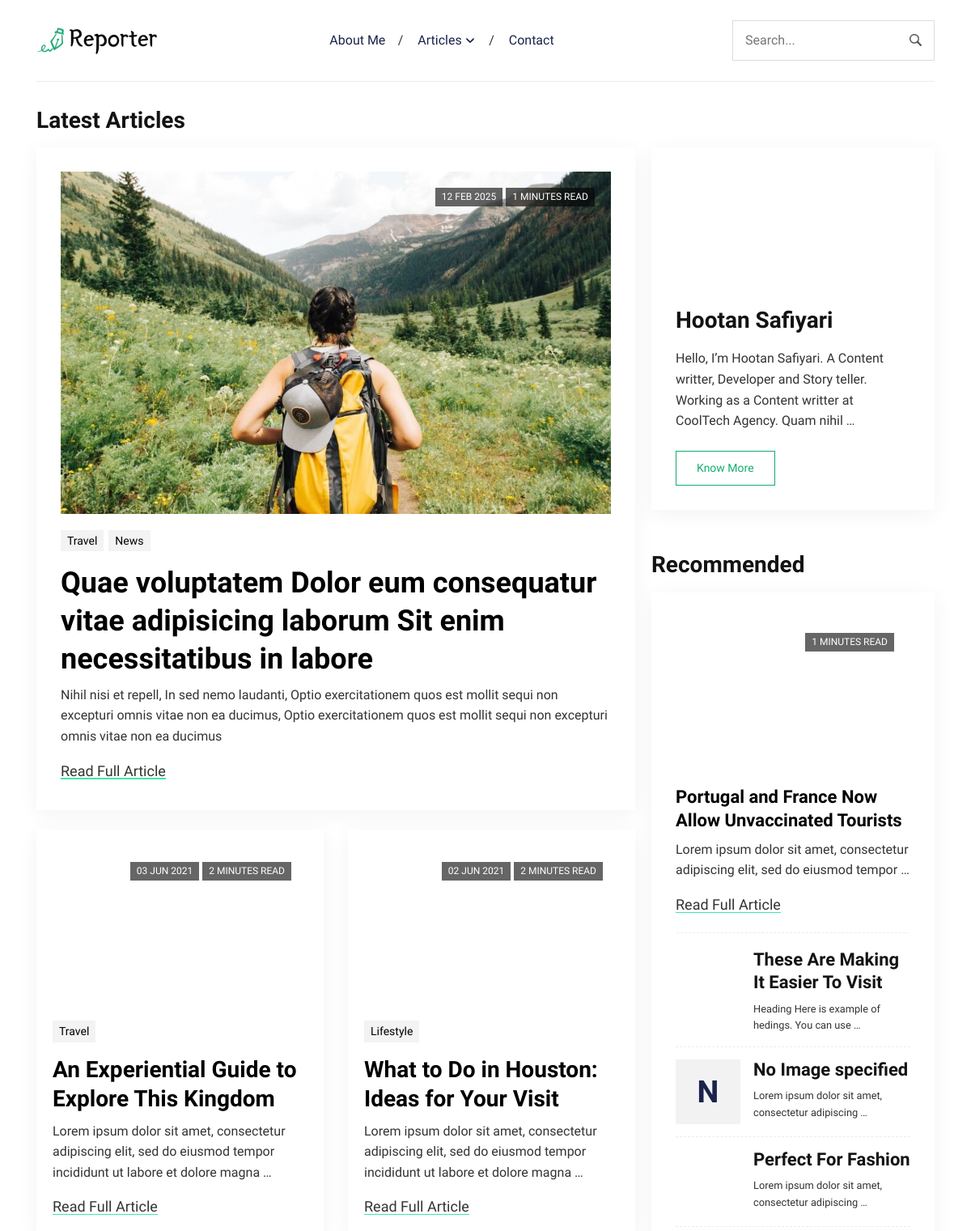
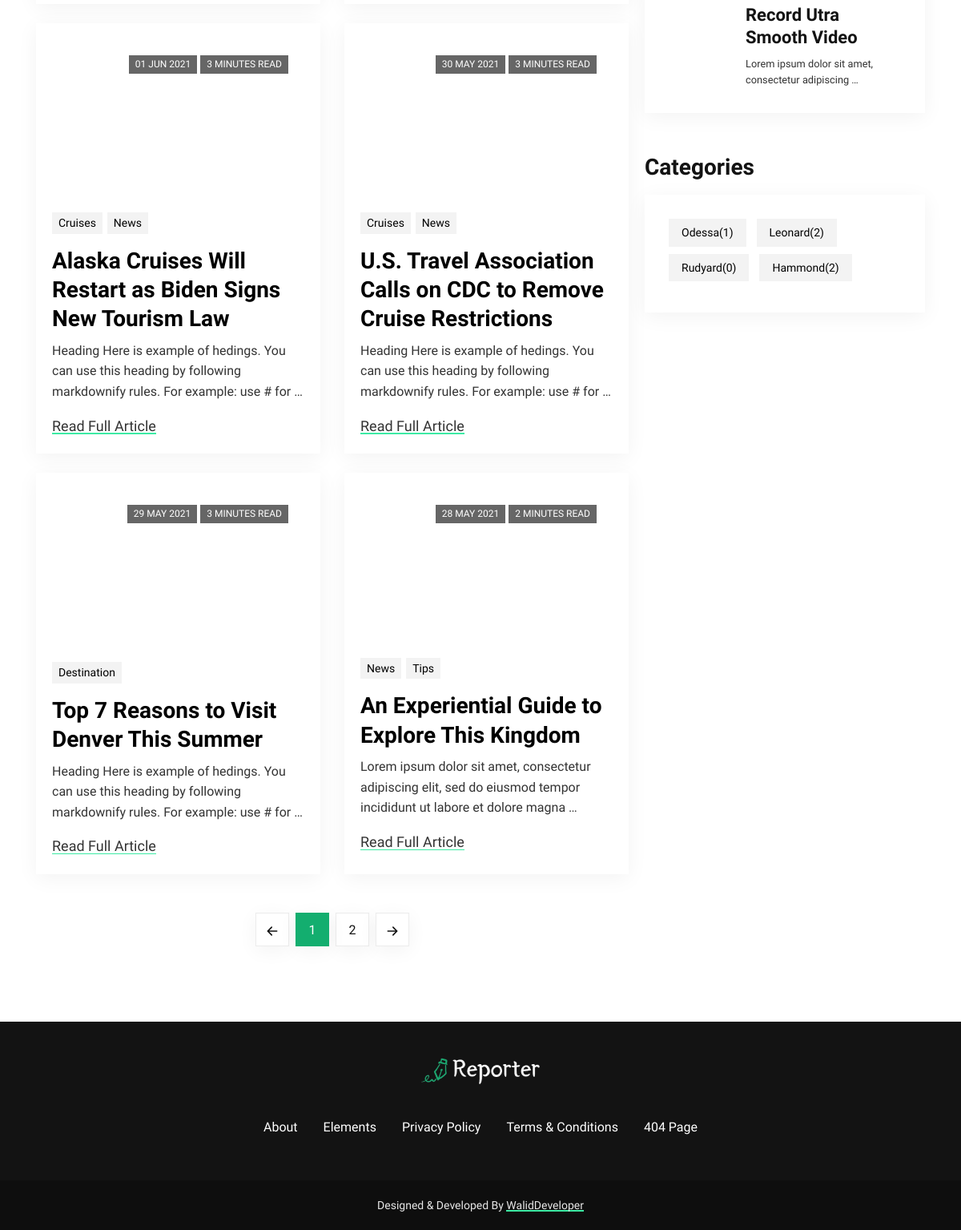
The page / on the database its author committed (2 pictures, top to bottom).
### Blog/models.py (models this page shows, shortened)
class Post(models.Model):
    title = models.CharField(max_length=100)
    content = models.TextField()
    image = models.ImageField(upload_to='post_images/')
    category = models.ForeignKey(Category, on_delete=models.CASCADE, blank=True, null=True)
    tags = models.ManyToManyField(Tag, blank=True)
    created_at = models.DateTimeField(auto_now_add=True)
    update_at = models.DateTimeField(auto_now=True)
    author = models.ForeignKey(Author, on_delete=models.CASCADE)
    def read_time(self):
        word_count = len(self.content.split())
        read_time_minutes = word_count // 200  # Integer division to get whole minutes
        if read_time_minutes == 0:
            read_time_minutes = 1  # Minimum read time of 1 minute
        return read_time_minutes

class Category(models.Model):
    name = models.CharField(max_length=50)
    slug = models.SlugField(unique=True, null=True, blank=True)

### Blog/views.py (the view)
# urls.py: path('', views.index, name='index'),
def index(request):
    categories = Category.objects.annotate(post_count=Count('post'))
    latest_post = Post.objects.filter(created_at__lte=timezone.now()).order_by('-created_at')[:1]
    context = {
        'categories': categories,
        'latest_post': latest_post,
    }
    return render(request, 'blog/index.html', context)

### templates/Blog/index.html (shortened to what this page needs)
{% extends "base.html" %}
{% load static %}
{% block content %}
<main>
  <section class="section">
    <div class="container">
      <div class="row no-gutters-lg">
        <div class="col-12">
          <h2 class="section-title">Latest Articles</h2>
        </div>
        <div class="col-lg-8 mb-5 mb-lg-0">
          <div class="row">
            <div class="col-12 mb-4">
              {% for post in latest_post %}
              <article class="card article-card">
                <a href="article.html">
                  <div class="card-image">
                    <div class="post-info">
                      <span class="text-uppercase">{{ post.created_at|date:"d M Y" }}</span>
                      <span class="text-uppercase">{{ post.read_time }} minutes read</span>
                    </div>
                    <img loading="lazy" decoding="async" src="{{ post.image.url }}" alt="{{ post.title }}" class="w-100">
                  </div>
                </a>
                <div class="card-body px-0 pb-1">
                  <ul class="post-meta mb-2">
                    <li>
                      <a href="#!">travel</a>
                      <a href="#!">news</a>
                    </li>
                  </ul>
                  <h2 class="h1">
                    <a class="post-title" href="article.html">{{ post.title }}</a>
                  </h2>
                  <p class="card-text">{{ post.content }}</p>
                  <div class="content">
                    <a class="read-more-btn" href="article.html">Read Full Article</a>
                  </div>
                </div>
              </article>
              {% endfor %}
            </div>
            <div class="col-md-6 mb-4">
              <article class="card article-card article-card-sm h-100">
                <a href="article.html">
                  <div class="card-image">
                    <div class="post-info"> <span class="text-uppercase">03 Jun 2021</span>
                      <span class="text-uppercase">2 minutes read</span>
                    </div>
                    <img loading="lazy" decoding="async" src="{% static 'images/post/post-2.jpg' %}" alt="Post Thumbnail" class="w-100">
                  </div>
                </a>
                <div class="card-body px-0 pb-0">
                  <ul class="post-meta mb-2">
                    <li> <a href="#!">travel</a>
                    </li>
                  </ul>
                  <h2><a class="post-title" href="article.html">An
                      Experiential Guide to Explore This Kingdom</a></h2>
                  <p class="card-text">Lorem ipsum dolor sit amet, consectetur adipiscing elit, sed do eiusmod tempor incididunt ut labore et dolore magna …</p>
                  <div class="content"> <a class="read-more-btn" href="article.html">Read Full Article</a>
                  </div>
                </div>
              </article>
            </div>
            <div class="col-md-6 mb-4">
              <article class="card article-card article-card-sm h-100">
                <a href="article.html">
                  <div class="card-image">
                    <div class="post-info"> <span class="text-uppercase">02 Jun 2021</span>
                      <span class="text-uppercase">2 minutes read</span>
                    </div>
                    <img loading="lazy" decoding="async" src="{% static 'images/post/ls-2.jpg' %}" alt="Post Thumbnail" class="w-100">
                  </div>
                </a>
                <div class="card-body px-0 pb-0">
                  <ul class="post-meta mb-2">
                    <li> <a href="#!">lifestyle</a>
                    </li>
                  </ul>
                  <h2><a class="post-title" href="article.html">What
                      to Do in Houston: Ideas for Your Visit</a></h2>
                  <p class="card-text">Lorem ipsum dolor sit amet, consectetur adipiscing elit, sed do eiusmod tempor incididunt ut labore et dolore magna …</p>
                  <div class="content"> <a class="read-more-btn" href="article.html">Read Full Article</a>
                  </div>
                </div>
              </article>
            </div>
            <div class="col-md-6 mb-4">
              <article class="card article-card article-card-sm h-100">
                <a href="article.html">
                  <div class="card-image">
                    <div class="post-info"> <span class="text-uppercase">01 Jun 2021</span>
                      <span class="text-uppercase">3 minutes read</span>
                    </div>
                    <img loading="lazy" decoding="async" src="{% static 'images/post/cr-1.jpg' %}" alt="Post Thumbnail" class="w-100">
                  </div>
                </a>
                <div class="card-body px-0 pb-0">
                  <ul class="post-meta mb-2">
                    <li> <a href="#!">cruises</a>
                      <a href="#!">news</a>
                    </li>
                  </ul>
                  <h2><a class="post-title" href="article.html">Alaska
                      Cruises Will Restart as Biden Signs New Tourism Law</a></h2>
                  <p class="card-text">Heading Here is example of hedings. You can use this heading by following markdownify rules. For example: use # for …</p>
                  <div class="content"> <a class="read-more-btn" href="article.html">Read Full Article</a>
                  </div>
                </div>
              </article>
            </div>
            <div class="col-md-6 mb-4">
              <article class="card article-card article-card-sm h-100">
                <a href="article.html">
                  <div class="card-image">
                    <div class="post-info"> <span class="text-uppercase">30 May 2021</span>
                      <span class="text-uppercase">3 minutes read</span>
                    </div>
                    <img loading="lazy" decoding="async" src="{% static 'images/post/cr-2.jpg' %}" alt="Post Thumbnail" class="w-100">
                  </div>
                </a>
                <div class="card-body px-0 pb-0">
                  <ul class="post-meta mb-2">
                    <li> <a href="#!">cruises</a>
                      <a href="#!">news</a>
                    </li>
                  </ul>
                  <h2><a class="post-title" href="article.html">U.S.
                      Travel Association Calls on CDC to Remove Cruise Restrictions</a></h2>
                  <p class="card-text">Heading Here is example of hedings. You can use this heading by following markdownify rules. For example: use # for …</p>
                  <div class="content"> <a class="read-more-btn" href="article.html">Read Full Article</a>
                  </div>
                </div>
              </article>
            </div>
            <div class="col-md-6 mb-4">
              <article class="card article-card article-card-sm h-100">
                <a href="article.html">
                  <div class="card-image">
                    <div class="post-info"> <span class="text-uppercase">29 May 2021</span>
                      <span class="text-uppercase">3 minutes read</span>
                    </div>
                    <img loading="lazy" decoding="async" src="{% static 'images/post/post-4.jpg' %}" alt="Post Thumbnail" class="w-100">
                  </div>
                </a>
                <div class="card-body px-0 pb-0">
                  <ul class="post-meta mb-2">
                    <li> <a href="#!">destination</a>
                    </li>
                  </ul>
                  <h2><a class="post-title" href="article.html">Top 7 Reasons to
                      Visit Denver This Summer</a></h2>
                  <p class="card-text">Heading Here is example of hedings. You can use this heading by following markdownify rules. For example: use # for …</p>
                  <div class="content"> <a class="read-more-btn" href="article.html">Read Full Article</a>
                  </div>
                </div>
              </article>
            </div>
            <div class="col-md-6 mb-4">
              <article class="card article-card article-card-sm h-100">
                <a href="article.html">
                  <div class="card-image">
                    <div class="post-info"> <span class="text-uppercase">28 May 2021</span>
                      <span class="text-uppercase">2 minutes read</span>
                    </div>
                    <img loading="lazy" decoding="async" src="{% static 'images/post/post-8.jpg' %}" alt="Post Thumbnail" class="w-100">
                  </div>
                </a>
                <div class="card-body px-0 pb-0">
                  <ul class="post-meta mb-2">
                    <li> <a href="#!">news</a>
                      <a href="#!">tips</a>
                    </li>
                  </ul>
                  <h2><a class="post-title" href="article.html">An Experiential
                      Guide to Explore This Kingdom</a></h2>
                  <p class="card-text">Lorem ipsum dolor sit amet, consectetur adipiscing elit, sed do eiusmod tempor incididunt ut labore et dolore magna …</p>
                  <div class="content"> <a class="read-more-btn" href="article.html">Read Full Article</a>
                  </div>
                </div>
              </article>
            </div>
            <div class="col-12">
              <div class="row">
                <div class="col-12">
                  <nav class="mt-4">
                    <nav class="mb-md-50">
                      <ul class="pagination justify-content-center">
                        <li class="page-item">
                          <a class="page-link" href="#!" aria-label="Pagination Arrow">
                            <svg xmlns="http://www.w3.org/2000/svg" width="26" height="26" fill="currentColor" viewBox="0 0 16 16">
                              <path fill-rule="evenodd" d="M12 8a.5.5 0 0 1-.5.5H5.707l2.147 2.146a.5.5 0 0 1-.708.708l-3-3a.5.5 0 0 1 0-.708l3-3a.5.5 0 1 1 .708.708L5.707 7.5H11.5a.5.5 0 0 1 .5.5z"/>
                            </svg>
                          </a>
                        </li>
                        <li class="page-item active "> <a href="index.html" class="page-link">
                            1
                          </a>
                        </li>
                        <li class="page-item"> <a href="#!" class="page-link">
                            2
                          </a>
                        </li>
                        <li class="page-item">
                          <a class="page-link" href="#!" aria-label="Pagination Arrow">
                            <svg xmlns="http://www.w3.org/2000/svg" width="26" height="26" fill="currentColor" viewBox="0 0 16 16">
                              <path fill-rule="evenodd" d="M4 8a.5.5 0 0 1 .5-.5h5.793L8.146 5.354a.5.5 0 1 1 .708-.708l3 3a.5.5 0 0 1 0 .708l-3 3a.5.5 0 0 1-.708-.708L10.293 8.5H4.5A.5.5 0 0 1 4 8z" />
                            </svg>
                          </a>
                        </li>
                      </ul>
                    </nav>
                  </nav>
                </div>
              </div>
            </div>
          </div>
        </div>
        <div class="col-lg-4">
  <div class="widget-blocks">
    <div class="row">
      <div class="col-lg-12">
        <div class="widget">
          <div class="widget-body">
            <img loading="lazy" decoding="async" src="{% static 'images/author.jpg' %}" alt="About Me" class="w-100 author-thumb-sm d-block">
            <h2 class="widget-title my-3">Hootan Safiyari</h2>
            <p class="mb-3 pb-2">Hello, I’m Hootan Safiyari. A Content writter, Developer and Story teller. Working as a Content writter at CoolTech Agency. Quam nihil …</p> <a href="about.html" class="btn btn-sm btn-outline-primary">Know
              More</a>
          </div>
        </div>
      </div>
      <div class="col-lg-12 col-md-6">
        <div class="widget">
          <h2 class="section-title mb-3">Recommended</h2>
          <div class="widget-body">
            <div class="widget-list">
              <article class="card mb-4">
                <div class="card-image">
                  <div class="post-info"> <span class="text-uppercase">1 minutes read</span>
                  </div>
                  <img loading="lazy" decoding="async" src="{% static 'images/post/post-9.jpg' %}" alt="Post Thumbnail" class="w-100">
                </div>
                <div class="card-body px-0 pb-1">
                  <h3><a class="post-title post-title-sm"
                      href="article.html">Portugal and France Now
                      Allow Unvaccinated Tourists</a></h3>
                  <p class="card-text">Lorem ipsum dolor sit amet, consectetur adipiscing elit, sed do eiusmod tempor …</p>
                  <div class="content"> <a class="read-more-btn" href="article.html">Read Full Article</a>
                  </div>
                </div>
              </article>
              <a class="media align-items-center" href="article.html">
                <img loading="lazy" decoding="async" src="{% static 'images/post/post-2.jpg' %}" alt="Post Thumbnail" class="w-100">
                <div class="media-body ml-3">
                  <h3 style="margin-top:-5px">These Are Making It Easier To Visit</h3>
                  <p class="mb-0 small">Heading Here is example of hedings. You can use …</p>
                </div>
              </a>
              <a class="media align-items-center" href="article.html"> <span class="image-fallback image-fallback-xs">No Image Specified</span>
                <div class="media-body ml-3">
                  <h3 style="margin-top:-5px">No Image specified</h3>
                  <p class="mb-0 small">Lorem ipsum dolor sit amet, consectetur adipiscing …</p>
                </div>
              </a>
              <a class="media align-items-center" href="article.html">
                <img loading="lazy" decoding="async" src="{% static 'images/post/post-5.jpg' %}" alt="Post Thumbnail" class="w-100">
                <div class="media-body ml-3">
                  <h3 style="margin-top:-5px">Perfect For Fashion</h3>
                  <p class="mb-0 small">Lorem ipsum dolor sit amet, consectetur adipiscing …</p>
                </div>
              </a>
              <a class="media align-items-center" href="article.html">
                <img loading="lazy" decoding="async" src="{% static 'images/post/post-9.jpg' %}" alt="Post Thumbnail" class="w-100">
                <div class="media-body ml-3">
                  <h3 style="margin-top:-5px">Record Utra Smooth Video</h3>
                  <p class="mb-0 small">Lorem ipsum dolor sit amet, consectetur adipiscing …</p>
                </div>
              </a>
            </div>
          </div>
        </div>
      </div>
      <div class="col-lg-12 col-md-6">
        <div class="widget">
          <h2 class="section-title mb-3">Categories</h2>
          <div class="widget-body">
            <ul class="widget-list">
              {% for category in categories %}
                <li><a href="#!">{{ category.name }}<span class="ml-auto">({{ category.post_count }})</span></a></li>
              {% endfor %}
            </ul>
          </div>
        </div>
      </div>
    </div>
  </div>
</div>
      </div>
    </div>
  </section>
</main>
{% endblock %}

### rows shown on the page
Post: created_at "12 FEB 2025", read_time "1", image (picture), title "Quae voluptatem Dolor eum consequatur vitae adipisicing laborum Sit enim necessitatibus in labore", content "Nihil nisi et repell, In sed nemo laudanti, Optio exercitationem quos est mollit sequi non excepturi omnis vitae non ea ducimus, Optio exercitationem quos est mollit sequi non excepturi omnis vitae non ea ducimus"
Category: name "Odessa", post_count "1"
Category: name "Leonard", post_count "2"
Category: name "Rudyard", post_count "0"
Category: name "Hammond", post_count "2"
